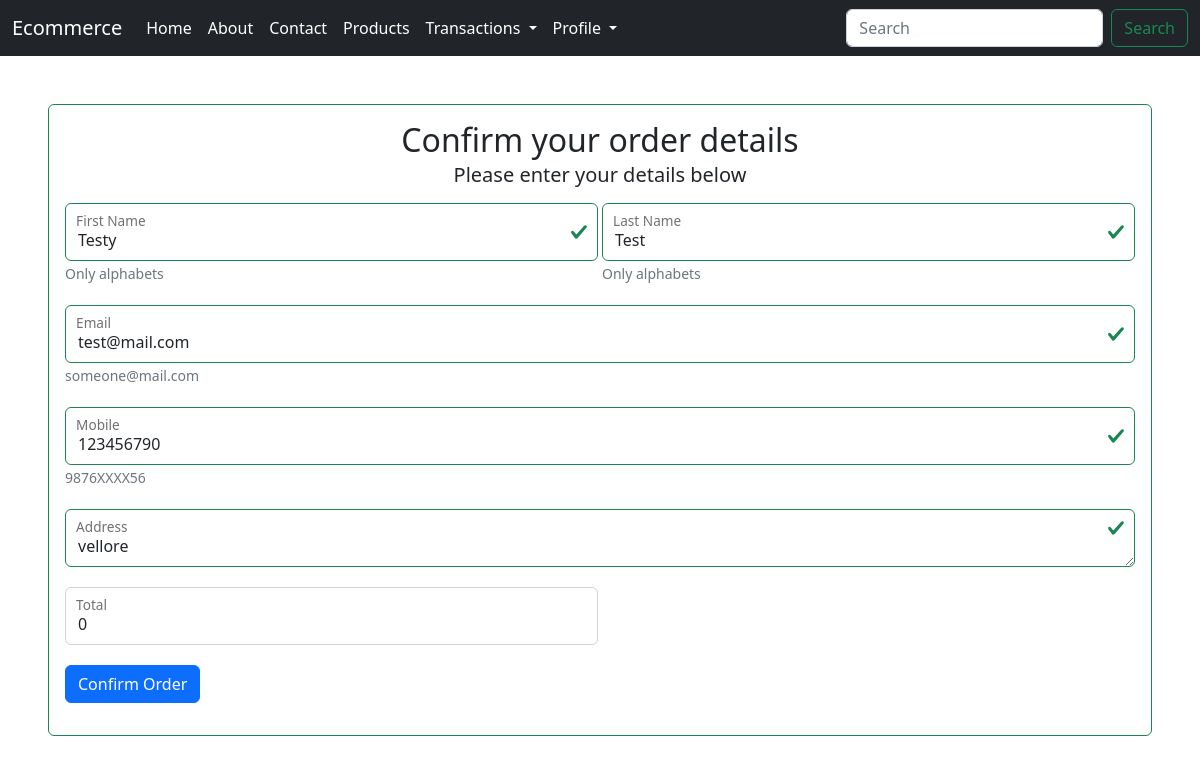
Screenshot of /booking/ (signed in) with the database file from the repository.
### ecommerceapp/models.py (models this page shows, shortened)
class UserProfile(models.Model):
    user=models.ForeignKey(User, on_delete=models.CASCADE, null=True, blank=True)
    mobile=models.CharField(max_length=100, null=True, blank=True)
    address=models.TextField(null=True, blank=True)
    image=models.FileField(null=True, blank=True)

### ecommerceapp/views.py (the view)
# urls.py: path('booking/', booking, name="booking"),
def booking(request):
    if not request.user.is_authenticated:
        return redirect('user_login')
    user=UserProfile.objects.get(user=request.user)
    cart=Cart.objects.get(user=request.user)
    total=0
    productid=(cart.product).replace("'", '"')
    productid=json.loads(str(productid))
    try:
        productid=productid['objects'][0]
    except:
        messages.success(request, "Cart is empty!!")
        return redirect('cart')
    for i, j in productid.items():
        product=Product.objects.get(id=i)
        total+=int(int(j)*(int(product.price)-(int(product.price)*int(product.discount)/100)))
    if request.method=="POST":
        book=Booking.objects.create(user=request.user, product=cart.product, total=total)
        cart.product={"objects":[]}
        cart.save()
        messages.success(request, "Order placed successfully")
        return redirect('main')
    return render(request, "booking.html", locals())

### ecommerceapp/templates/booking.html (shortened to what this page needs)
{% include 'navbar.html' %}
{% block body %}
<div class="card m-5 border border-success">
    <div class="card-body">
        <h2 class="card-title text-center">Confirm your order details</h5>
            <h5 class="card-subtitle mb-2 text-body-secondary text-center pb-2">Please enter your details below</h6>
                <form class="was-validated row g-1" name="signup" method="post" onsubmit="return(check())" enctype="multipart/form-data">
                    <div class="form-floating col-md-6 mb-3">
                        <input type="text" class="form-control" id="fname" name="fname" placeholder="First Name" value="{{user.user.first_name}}" required
                            pattern="[A-Za-z]+">
                        <label for="fname" class="form-label">First Name</label>
                        <span class="form-text">
                            Only alphabets
                        </span>
                    </div>
                    <div class="form-floating col-md-6 mb-3">
                        <input type="text" class="form-control" id="lname" name="lname" placeholder="Last Name" value="{{user.user.last_name}}" required
                            pattern="[A-Za-z]+">
                        <label for="lname" class="form-label">Last Name</label>
                        <span class="form-text">
                            Only alphabets
                        </span>
                    </div>
                    <div class="form-floating col-md-12 mb-3">
                        <input type="email" class="form-control" id="email" name="email" placeholder="Email" value="{{user.user.email}}" required>
                        <label for="email" class="form-label">Email</label>
                        <span class="form-text">
                            someone@mail.com
                        </span>
                    </div>
                    <div class="form-floating col-md-12 mb-3">
                        <input type="text" class="form-control" id="mobile" name="mobile" placeholder="Mobile Number" value="{{user.mobile}}" required>
                        <label for="mobile" class="form-label">Mobile</label>
                        <span class="form-text">
                            9876XXXX56
                        </span>
                    </div>
                    <div class="form-floating col-md-12 mb-3">
                        <textarea name="address" id="address" cols="30" rows="10" class="form-control" required placeholder="Address">{{user.address}}</textarea>
                        <label for="address" class="form-label">Address</label>
                    </div>
                    <div class="form-floating col-md-6 mb-3">
                        <input type="text" class="form-control" id="total" name="total" value="{{total}}" readonly required placeholder="total">
                        <label for="total" class="form-label">Total</label>
                    </div>
                    <div class="mb-3">
                        <button class="btn btn-primary" type="submit" value="submit">Confirm Order</button>
                    </div>
                </form>
    </div>
</div>
{% endblock %}

### rows the page displays
UserProfile: fname "Testy", lname "Test", email "test@mail.com", mobile "123456790", address "vellore"
